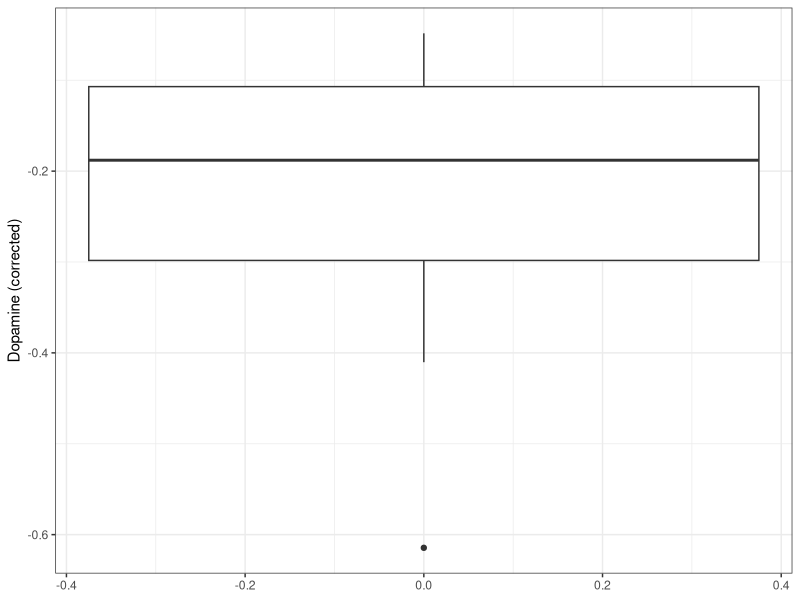
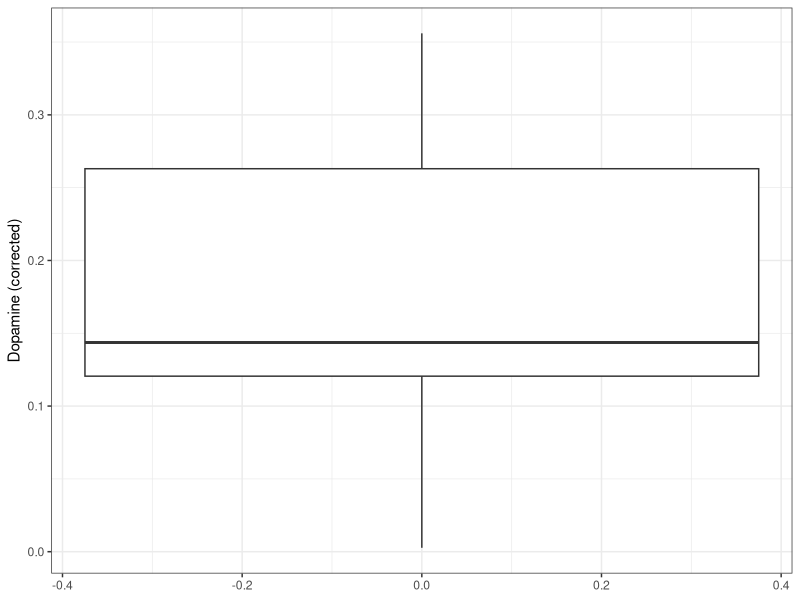
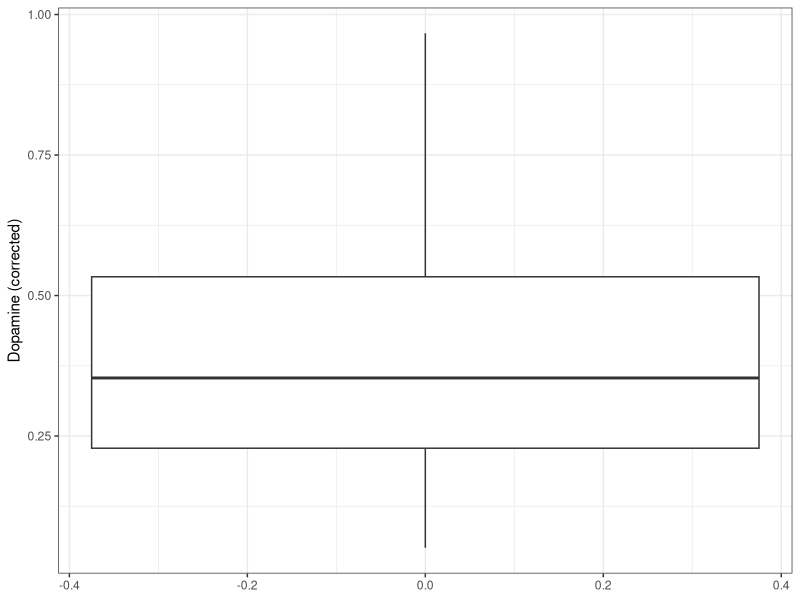

These figures' R source, in order:
## ---- chunk 1
#| echo: false

default_chunk_hook  <- knitr::knit_hooks$get("chunk")

latex_font_size <- c("Huge", "huge", "LARGE", "Large", 
                     "large", "normalsize", "small", 
                     "footnotesize", "scriptsize", "tiny")

knitr::knit_hooks$set(chunk = function(x, options) {
  x <- default_chunk_hook(x, options)
  if(options$size %in% latex_font_size) {
    paste0("\n \\", options$size, "\n\n", 
      x, 
      "\n\n \\normalsize"
    )
  } else {
    x
  }
})
## ---- chunk 2
#| label: load-packages
#| include: false
library(tidyverse)
library(patchwork)
## ---- chunk 3
# install.packages("pwr")
library(pwr)

pwr.t.test(d = .65, sig.level = 0.05, power = 0.8, 
              type = "one.sample", alternative = "two.sided")
## ---- chunk 4
data.birds = read_csv("BirdFartherCloserData.csv")
## ---- chunk 5
(farthermean = mean(data.birds$Farther))
(farthersd = sd(data.birds$Farther))
(closermean = mean(data.birds$Closer))
(closersd = sd(data.birds$Closer))
(diffmean = mean(data.birds$Difference))
(diffsd = sd(data.birds$Difference))
## ---- chunk 6
#| label: fig-box-farther
#| fig-cap: "Corrected dopamine from the worst syllable quality"
#| fig-width: 5
#| fig-height: 3
#| scale: "80%"
#| fig-align: "center"
#| size: scriptsize
ggplot(data = data.birds, aes(x=Farther)) +
  geom_boxplot() +
  coord_flip() +
  theme_bw() + 
  labs(x = "Dopamine (corrected)",
        y = NULL)
## ---- chunk 7
#| label: fig-box-closer
#| fig-cap: "Corrected dopamine from the best syllable quality"
#| fig-width: 5
#| fig-height: 3
#| scale: "80%"
#| fig-align: "center"
#| size: scriptsize
ggplot(data = data.birds, aes(x=Closer)) +
  geom_boxplot() +
  coord_flip() +
  theme_bw() + 
  labs(x = "Dopamine (corrected)",
        y = NULL)
## ---- chunk 8
#| label: fig-box-diff
#| fig-cap: "Difference in corrected dopamine between both syllable qualities"
#| fig-width: 5
#| fig-height: 3
#| scale: "80%"
#| fig-align: "center"
#| size: scriptsize
ggplot(data = data.birds, aes(x=Difference)) +
  geom_boxplot() +
  coord_flip() +
  theme_bw() + 
  labs(x = "Dopamine (corrected)",
        y = NULL)
## ---- chunk 9
mu0 = 0 
t.test(data.birds$Farther, alternative = "less", mu = mu0)
t.test(data.birds$Farther)
## ---- chunk 10
t.test(data.birds$Closer, alternative = "greater", mu = mu0)
t.test(data.birds$Closer)
## ---- chunk 11
t.test(data.birds$Difference, alternative = "two.sided", mu = mu0)
## ---- chunk 12
n=6
ggdat = tibble(t = seq(-4, 4, length.out=1000)) |>
  mutate(pdf.h0 = dt(t, df =n-1))

t.breaks <- seq(-24, 24, 4)

ts <- rep(NA, 1000)
s <- sd(data.birds$Farther)
n <- nrow(data.birds)
for(i in 1:1000){
  curr.sample <- sample(data.birds$Farther, size=n, replace=T)
  ts[i] <- (mean(curr.sample) - mu0)/(s/sqrt(n))
}
